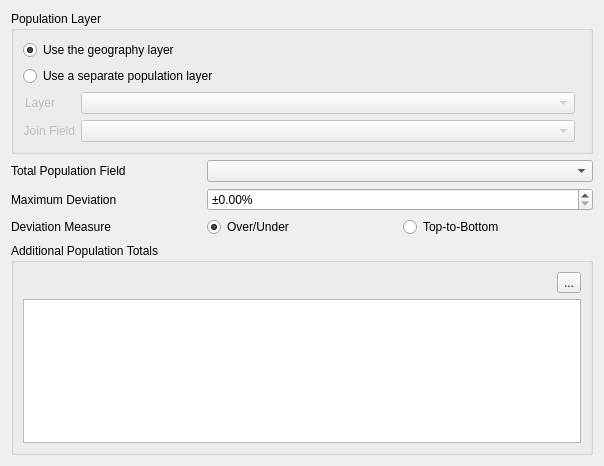
<?xml version="1.0" encoding="UTF-8"?>
<ui version="4.0">
 <class>wzpPopulation</class>
 <widget class="QWizardPage" name="wzpPopulation">
  <property name="geometry">
   <rect>
    <x>0</x>
    <y>0</y>
    <width>604</width>
    <height>466</height>
   </rect>
  </property>
  <property name="windowTitle">
   <string>Population</string>
  </property>
  <property name="title">
   <string>Population</string>
  </property>
  <property name="subTitle">
   <string>Configure population data source</string>
  </property>
  <layout class="QGridLayout" name="gridLayout">
   <item row="2" column="0">
    <widget class="QLabel" name="lblMaxDeviation">
     <property name="text">
      <string>Maximum Deviation</string>
     </property>
    </widget>
   </item>
   <item row="1" column="0">
    <widget class="QLabel" name="lblPopField">
     <property name="text">
      <string>Total Population Field</string>
     </property>
    </widget>
   </item>
   <item row="0" column="0" colspan="3">
    <widget class="QGroupBox" name="gbxPopLayer">
     <property name="title">
      <string>Population Layer</string>
     </property>
     <layout class="QGridLayout" name="gridLayout_2">
      <item row="0" column="0" colspan="3">
       <widget class="QRadioButton" name="btnUseGeoLayer">
        <property name="text">
         <string>Use the geography layer</string>
        </property>
        <property name="checked">
         <bool>true</bool>
        </property>
       </widget>
      </item>
      <item row="1" column="0" colspan="3">
       <widget class="QRadioButton" name="btnOtherPopLayer">
        <property name="text">
         <string>Use a separate population layer</string>
        </property>
       </widget>
      </item>
      <item row="2" column="0">
       <widget class="QLabel" name="lblPopLayer">
        <property name="enabled">
         <bool>false</bool>
        </property>
        <property name="text">
         <string>Layer</string>
        </property>
        <property name="alignment">
         <set>Qt::AlignRight|Qt::AlignTrailing|Qt::AlignVCenter</set>
        </property>
        <property name="indent">
         <number>20</number>
        </property>
        <property name="buddy">
         <cstring>cmbPopLayer</cstring>
        </property>
       </widget>
      </item>
      <item row="2" column="1">
       <widget class="RdsMapLayerComboBox" name="cmbPopLayer">
        <property name="enabled">
         <bool>false</bool>
        </property>
        <property name="sizePolicy">
         <sizepolicy hsizetype="Expanding" vsizetype="Fixed">
          <horstretch>0</horstretch>
          <verstretch>0</verstretch>
         </sizepolicy>
        </property>
        <property name="allowEmptyLayer">
         <bool>true</bool>
        </property>
       </widget>
      </item>
      <item row="3" column="1">
       <widget class="RdsFieldComboBox" name="cmbJoinField">
        <property name="enabled">
         <bool>false</bool>
        </property>
       </widget>
      </item>
      <item row="3" column="0">
       <widget class="QLabel" name="lblJoinField">
        <property name="enabled">
         <bool>false</bool>
        </property>
        <property name="text">
         <string>Join Field</string>
        </property>
        <property name="alignment">
         <set>Qt::AlignRight|Qt::AlignTrailing|Qt::AlignVCenter</set>
        </property>
        <property name="buddy">
         <cstring>cmbJoinField</cstring>
        </property>
       </widget>
      </item>
     </layout>
    </widget>
   </item>
   <item row="5" column="0" colspan="3">
    <widget class="QGroupBox" name="gbxPopFields">
     <property name="title">
      <string>Additional Population Totals</string>
     </property>
     <layout class="QGridLayout" name="gridLayout_3">
      <item row="0" column="0">
       <widget class="QgsFieldExpressionWidget" name="cmbAddlPopField"/>
      </item>
      <item row="0" column="1">
       <widget class="QToolButton" name="btnAddAddlPopField">
        <property name="text">
         <string>...</string>
        </property>
       </widget>
      </item>
      <item row="1" column="0" colspan="2">
       <widget class="RdsFieldTableView" name="tblAddlPopulation"/>
      </item>
     </layout>
    </widget>
   </item>
   <item row="4" column="1">
    <widget class="QRadioButton" name="rbDeviationOverUnder">
     <property name="text">
      <string>Over/Under</string>
     </property>
     <property name="checked">
      <bool>true</bool>
     </property>
     <attribute name="buttonGroup">
      <string notr="true">buttonGroup</string>
     </attribute>
    </widget>
   </item>
   <item row="4" column="2">
    <widget class="QRadioButton" name="rbDeviationTopToBottom">
     <property name="text">
      <string>Top-to-Bottom</string>
     </property>
     <attribute name="buttonGroup">
      <string notr="true">buttonGroup</string>
     </attribute>
    </widget>
   </item>
   <item row="4" column="0">
    <widget class="QLabel" name="lblDeviationMeasure">
     <property name="text">
      <string>Deviation Measure</string>
     </property>
    </widget>
   </item>
   <item row="2" column="1" colspan="2">
    <widget class="QDoubleSpinBox" name="sbxMaxDeviation">
     <property name="sizePolicy">
      <sizepolicy hsizetype="Expanding" vsizetype="Fixed">
       <horstretch>0</horstretch>
       <verstretch>0</verstretch>
      </sizepolicy>
     </property>
     <property name="prefix">
      <string>±</string>
     </property>
     <property name="suffix">
      <string>%</string>
     </property>
     <property name="singleStep">
      <double>0.100000000000000</double>
     </property>
    </widget>
   </item>
   <item row="1" column="1" colspan="2">
    <widget class="RdsFieldComboBox" name="cmbPopField">
     <property name="sizePolicy">
      <sizepolicy hsizetype="Expanding" vsizetype="Fixed">
       <horstretch>0</horstretch>
       <verstretch>0</verstretch>
      </sizepolicy>
     </property>
    </widget>
   </item>
  </layout>
 </widget>
 <customwidgets>
  <customwidget>
   <class>QgsFieldComboBox</class>
   <extends>QComboBox</extends>
   <header>qgsfieldcombobox.h</header>
  </customwidget>
  <customwidget>
   <class>QgsFieldExpressionWidget</class>
   <extends>QWidget</extends>
   <header>qgsfieldexpressionwidget.h</header>
  </customwidget>
  <customwidget>
   <class>QgsMapLayerComboBox</class>
   <extends>QComboBox</extends>
   <header>qgsmaplayercombobox.h</header>
  </customwidget>
  <customwidget>
   <class>RdsMapLayerComboBox</class>
   <extends>QgsMapLayerComboBox</extends>
   <header>.RedistrictingWidgets</header>
  </customwidget>
  <customwidget>
   <class>RdsFieldComboBox</class>
   <extends>QgsFieldComboBox</extends>
   <header>.RedistrictingWidgets</header>
  </customwidget>
  <customwidget>
   <class>RdsFieldTableView</class>
   <extends>QTableView</extends>
   <header>.RedistrictingWidgets</header>
  </customwidget>
 </customwidgets>
 <tabstops>
  <tabstop>btnUseGeoLayer</tabstop>
  <tabstop>btnOtherPopLayer</tabstop>
  <tabstop>cmbPopLayer</tabstop>
  <tabstop>cmbJoinField</tabstop>
  <tabstop>cmbPopField</tabstop>
  <tabstop>sbxMaxDeviation</tabstop>
  <tabstop>rbDeviationOverUnder</tabstop>
  <tabstop>rbDeviationTopToBottom</tabstop>
  <tabstop>btnAddAddlPopField</tabstop>
  <tabstop>tblAddlPopulation</tabstop>
 </tabstops>
 <resources/>
 <connections>
  <connection>
   <sender>btnOtherPopLayer</sender>
   <signal>toggled(bool)</signal>
   <receiver>cmbPopLayer</receiver>
   <slot>setEnabled(bool)</slot>
   <hints>
    <hint type="sourcelabel">
     <x>301</x>
     <y>59</y>
    </hint>
    <hint type="destinationlabel">
     <x>331</x>
     <y>89</y>
    </hint>
   </hints>
  </connection>
  <connection>
   <sender>btnOtherPopLayer</sender>
   <signal>toggled(bool)</signal>
   <receiver>cmbJoinField</receiver>
   <slot>setEnabled(bool)</slot>
   <hints>
    <hint type="sourcelabel">
     <x>301</x>
     <y>59</y>
    </hint>
    <hint type="destinationlabel">
     <x>331</x>
     <y>125</y>
    </hint>
   </hints>
  </connection>
  <connection>
   <sender>btnOtherPopLayer</sender>
   <signal>toggled(bool)</signal>
   <receiver>lblJoinField</receiver>
   <slot>setEnabled(bool)</slot>
   <hints>
    <hint type="sourcelabel">
     <x>301</x>
     <y>59</y>
    </hint>
    <hint type="destinationlabel">
     <x>55</x>
     <y>124</y>
    </hint>
   </hints>
  </connection>
  <connection>
   <sender>btnOtherPopLayer</sender>
   <signal>toggled(bool)</signal>
   <receiver>lblPopLayer</receiver>
   <slot>setEnabled(bool)</slot>
   <hints>
    <hint type="sourcelabel">
     <x>301</x>
     <y>59</y>
    </hint>
    <hint type="destinationlabel">
     <x>55</x>
     <y>88</y>
    </hint>
   </hints>
  </connection>
 </connections>
 <buttongroups>
  <buttongroup name="buttonGroup"/>
 </buttongroups>
</ui>
